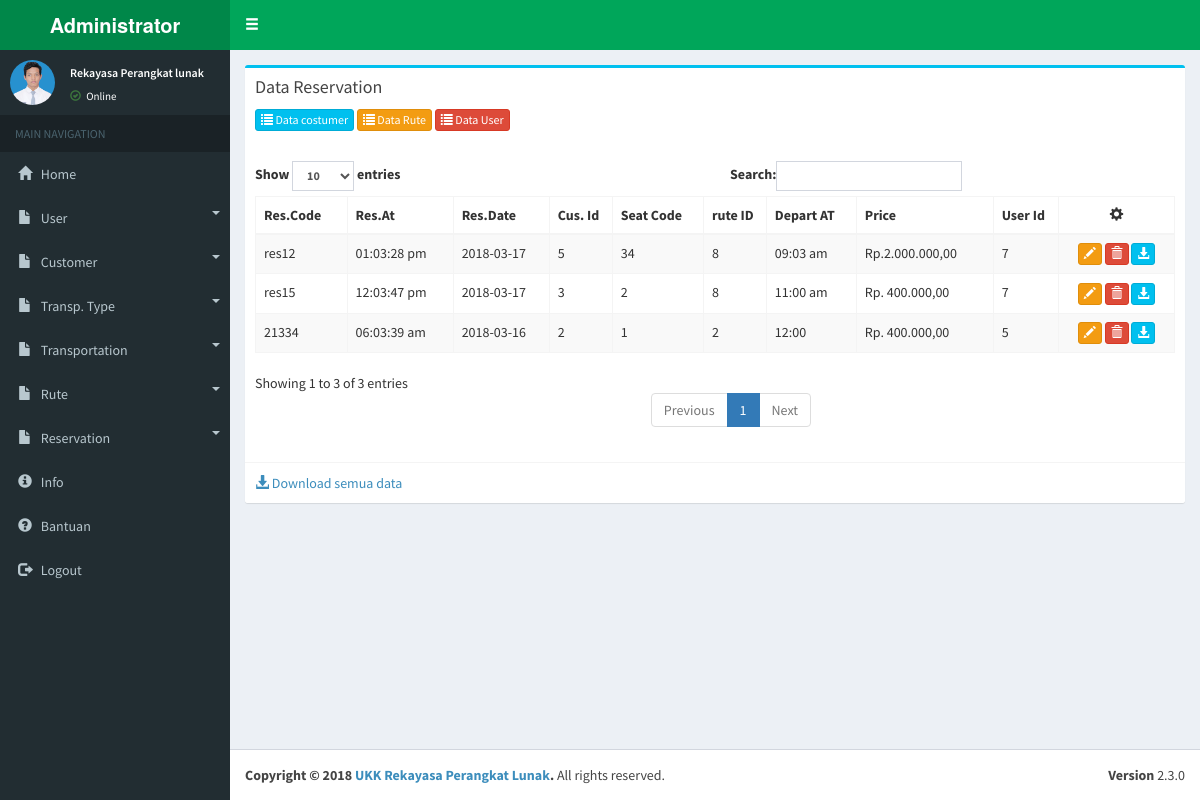
The app's page /admin/index.php?page=list_reservation (signed in) with its own data.
### tables this page shows
CREATE TABLE IF NOT EXISTS `reservation` (
  `id_res` int(11) NOT NULL,
  `reservation_code` varchar(10) NOT NULL,
  `reservation_at` varchar(15) NOT NULL,
  `reservation_date` date NOT NULL,
  `customerid` int(11) NOT NULL,
  `seat_code` varchar(10) NOT NULL,
  `ruteid` int(11) NOT NULL,
  `depart_at` varchar(15) NOT NULL,
  `price` varchar(50) NOT NULL,
  `userid` int(11) NOT NULL
);

### admin/data/s-reservation.php (the view, shortened to what this page needs)
<div class="row">
	<div class="col-xs-12">
		<div class="box box-info">
			<div class="box-header">
				<h4 class="box-title">Data Reservation</h4>
				<?php include'modal/modal-reser.php'; ?>
			</div>
			<div class="box-body">
				<table id="example1" class="table table-bordered table-striped">
					<thead>
						<tr>
							<th>Res.Code</th>
							<th>Res.At</th>
							<th>Res.Date</th>
							<th>Cus. Id</th>
							<th>Seat Code</th>
							<th>rute ID</th>
							<th>Depart AT</th>
							<th>Price</th>
							<th>User Id</th>
							<th class="text-center"><span class="glyphicon glyphicon-cog"></span></th>
						</tr>
					</thead>
					<tbody>
						<?php
							$qu = mysqli_query($conn,"select * from reservation order by id_res desc");
							while ($has = mysqli_fetch_row($qu)) {
								echo "
									<tr>
									<td>$has[1]</td>
									<td>$has[2]</td>
									<td>$has[3]</td>
									<td>$has[4]</td>
									<td>$has[5]</td>
									<td>$has[6]</td>
									<td>$has[7]</td>
									<td>$has[8]</td>
									<td>$has[9]</td>
									<td class='text-center'>
										<a href='index.php?page=reservation&id_res=$has[0]'><span data-placement='top' data-toggle='tooltip' title='Update'><button type='button' class='btn btn-warning btn-xs' data-toggle='modal' data-target='#update' data-title='Update'><span class='glyphicon glyphicon-pencil'></span></button></span></a>
										<span data-placement='top' data-toggle='tooltip' title='Delete'><button onclick='datadel($has[0],&#39;list_reservation&#39;)' type='button' class='btn btn-danger btn-xs' data-toggle='modal' data-target='#myModal' data-title='Delete'><span class='glyphicon glyphicon-trash'></span></button></span>
										<a href='data/print/print-reservation-byid.php?id_res=$has[0]' target='_blank'><span data-placement='top' data-toggle='tooltip' title='Download tiket'><button type='button' class='btn btn-info btn-xs' data-toggle='modal' data-title='Download tiker'><span class='glyphicon glyphicon-download-alt'></span></button></span></a>
									</td>
									</tr>
								";
							}
						 ?>
					</tbody>
				</table>
			</div>
			<div class="box-footer">
				<a href="data/print/print-reservation.php" target="_blank"><span class="glyphicon glyphicon-download-alt"></span> Download semua data</a>
			</div>
		</div>
	</div>
</div>

### records on screen
reservation: reservation_code "res12", reservation_at "01:03:28 pm", reservation_date "2018-03-17", customerid "5", seat_code "34", ruteid "8", depart_at "09:03 am", price "Rp.2.000.000,00", userid "7"
reservation: reservation_code "res15", reservation_at "12:03:47 pm", reservation_date "2018-03-17", customerid "3", seat_code "2", ruteid "8", depart_at "11:00 am", price "Rp. 400.000,00", userid "7"
reservation: reservation_code "21334", reservation_at "06:03:39 am", reservation_date "2018-03-16", customerid "2", seat_code "1", ruteid "2", depart_at "12:00", price "Rp. 400.000,00", userid "5"

### other values on screen
$_SESSION['fullname'] "Rekayasa Perangkat lunak"
